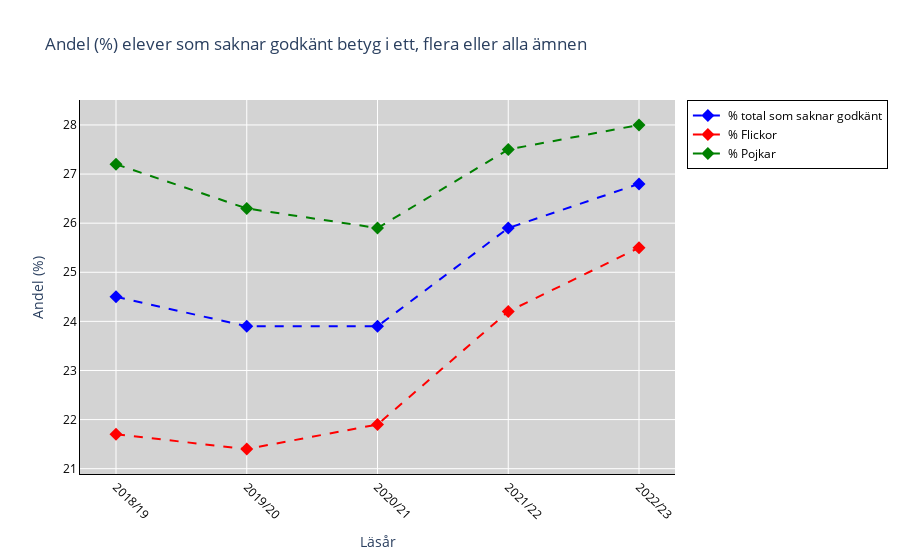

Write notebook code for a chart like this one.
### Markdown cell above
### OBS PLOTLY VERSION KORREKT ANDEL VERSION

### Code cell
import pandas as pd
import plotly.graph_objects as go

df_1b = pd.read_excel("betyg_o_prov_riksnivå.xlsx", sheet_name="Tabell 1B")

data_1b = df_1b.iloc[7:12].copy()

b_columns = [
    "Läsår",
    "Medelvärde 16 ämnen totalt",
    "Medelvärde 16 ämne flickor",
    "Medelvärde 16 ämnen pojkar",
    "Medelvärde 17 ämnen totalt",
    "Medelvärde 17 flickor",
    "Medelvärde 17 pojkar",
    "% Som saknar godkänt",
    "% Flickor",
    "% Pojkar",
]

data_1b.columns = b_columns

fig = go.Figure()

fig.add_trace(go.Scatter(x=data_1b["Läsår"], y=data_1b["% Som saknar godkänt"], mode='lines+markers', name='% total som saknar godkänt', line=dict(color='blue', dash='dash'), marker=dict(symbol='diamond', size=10), text=data_1b["% Som saknar godkänt"], hoverinfo='text+x+y'))
fig.add_trace(go.Scatter(x=data_1b["Läsår"], y=data_1b["% Flickor"], mode='lines+markers', name='% Flickor', line=dict(color='red', dash='dash'), marker=dict(symbol='diamond', size=10), text=data_1b["% Flickor"], hoverinfo='text+x+y'))
fig.add_trace(go.Scatter(x=data_1b["Läsår"], y=data_1b["% Pojkar"], mode='lines+markers', name='% Pojkar', line=dict(color='green', dash='dash'), marker=dict(symbol='diamond', size=10), text=data_1b["% Pojkar"], hoverinfo='text+x+y'))

fig.update_layout(
    title="Andel (%) elever som saknar godkänt betyg i ett, flera eller alla ämnen",
    xaxis=dict(title="Läsår", tickangle=45, tickfont=dict(color="black"), showgrid=True, showline=True, linewidth=1, linecolor='black'),
    yaxis=dict(title="Andel (%)", tickfont=dict(color="black"), showgrid=True, showline=True, linewidth=1, linecolor='black'),
    legend=dict(font=dict(color="black"), bgcolor="white", bordercolor="black", borderwidth=1),
    plot_bgcolor="lightgray",
    paper_bgcolor="white",
)

fig.show()

### Figure 1 — Plotly figure (JSON) as saved in the notebook; plotly's stock layout.template omitted (floating-point values rounded to 4 significant figures)
{"data": [{"hoverinfo": "text+x+y", "line": {"color": "blue", "dash": "dash"}, "marker": {"size": 10, "symbol": "diamond"}, "mode": "lines+markers", "name": "% total som saknar godkänt", "text": [24.5, 23.9, 23.9, 25.9, 26.8], "type": "scatter", "x": ["2018/19", "2019/20", "2020/21", "2021/22", "2022/23"], "y": [24.5, 23.9, 23.9, 25.9, 26.8]}, {"hoverinfo": "text+x+y", "line": {"color": "red", "dash": "dash"}, "marker": {"size": 10, "symbol": "diamond"}, "mode": "lines+markers", "name": "% Flickor", "text": [21.7, 21.4, 21.9, 24.2, 25.5], "type": "scatter", "x": ["2018/19", "2019/20", "2020/21", "2021/22", "2022/23"], "y": [21.7, 21.4, 21.9, 24.2, 25.5]}, {"hoverinfo": "text+x+y", "line": {"color": "green", "dash": "dash"}, "marker": {"size": 10, "symbol": "diamond"}, "mode": "lines+markers", "name": "% Pojkar", "text": [27.2, 26.3, 25.9, 27.5, 28], "type": "scatter", "x": ["2018/19", "2019/20", "2020/21", "2021/22", "2022/23"], "y": [27.2, 26.3, 25.9, 27.5, 28]}], "layout": {"legend": {"bgcolor": "white", "bordercolor": "black", "borderwidth": 1, "font": {"color": "black"}}, "paper_bgcolor": "white", "plot_bgcolor": "lightgray", "title": {"text": "Andel (%) elever som saknar godkänt betyg i ett, flera eller alla ämnen"}, "xaxis": {"linecolor": "black", "linewidth": 1, "showgrid": true, "showline": true, "tickangle": 45, "tickfont": {"color": "black"}, "title": {"text": "Läsår"}}, "yaxis": {"linecolor": "black", "linewidth": 1, "showgrid": true, "showline": true, "tickfont": {"color": "black"}, "title": {"text": "Andel (%)"}}}}
